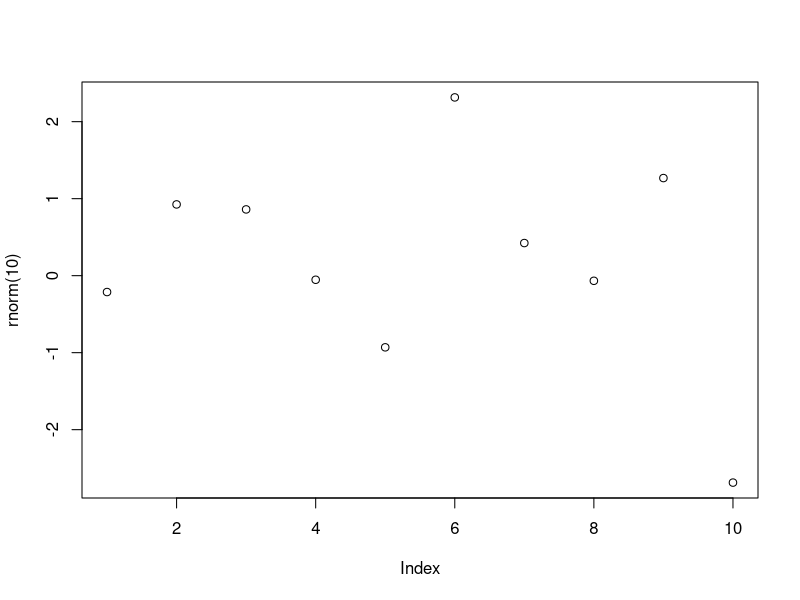

Generate this figure with R: (Note: this script raises an error after producing the figure.)
## ---- chunk 1
knitr::opts_chunk$set(
  collapse = TRUE,
  warning = FALSE,
  message = FALSE,
  echo = TRUE,
  comment = "#>",
  dpi = 300
)
## ---- chunk 2
# Extract hyperspectral reflectance data for each individual plant
#R/spectral-lib.Rmd

# Run the main analysis

## ---- chunk 3
plot(rnorm(10))
## ---- chunk 4
x <- round(pi, 2)
## ---- chunk 5
library(here)
knitr::include_graphics(here::here("analysis", "figures", "study_area.pdf"))
## ---- chunk 6
knitr::include_graphics(here::here("analysis", "figures", "honest_work.jpeg"))
## ---- chunk 7
library(here)
knitr::include_graphics(here::here("analysis", "figures", "spectra_figure_test.png"))
